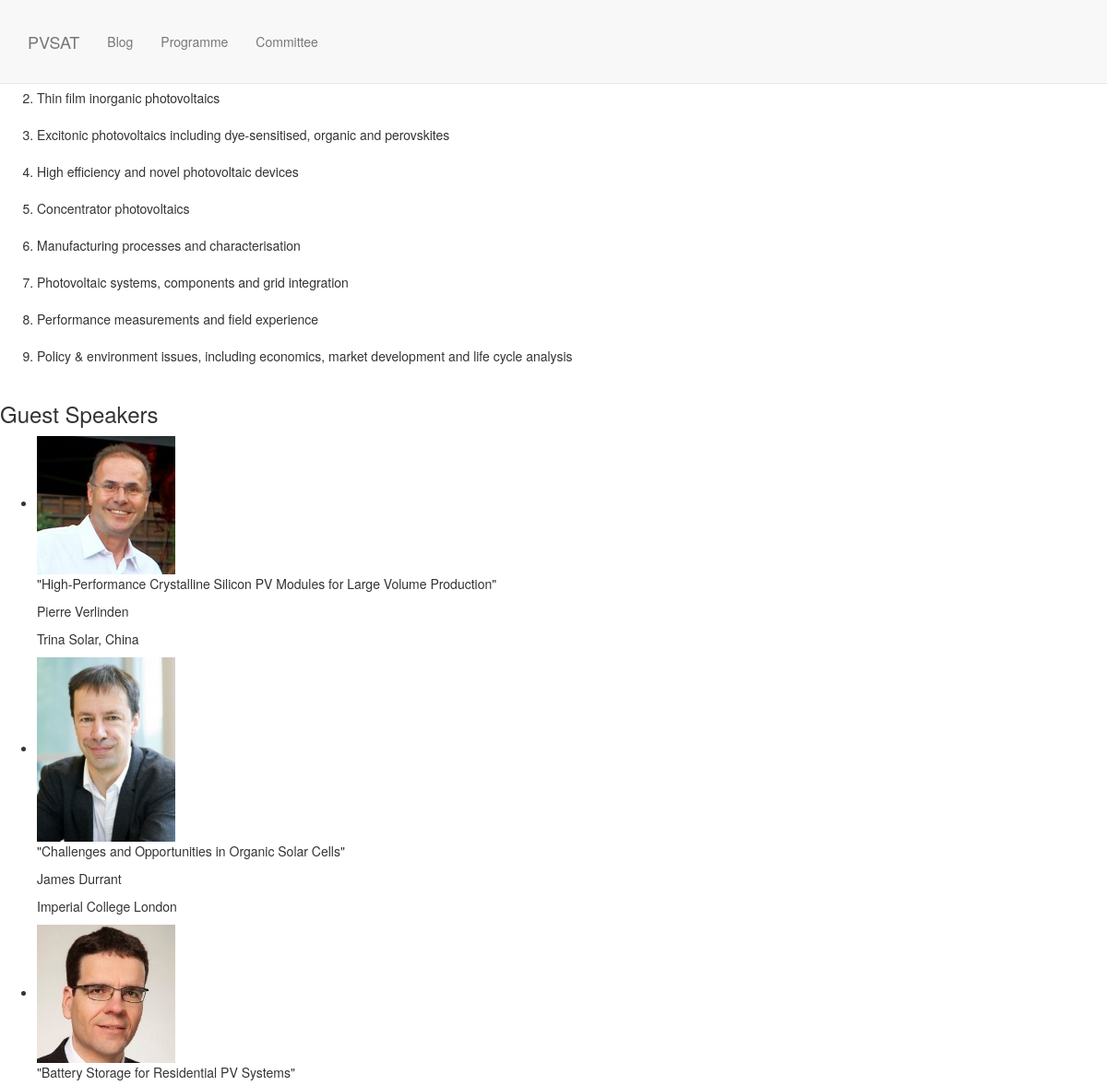
The app's page /programme/ (upper part), older data.
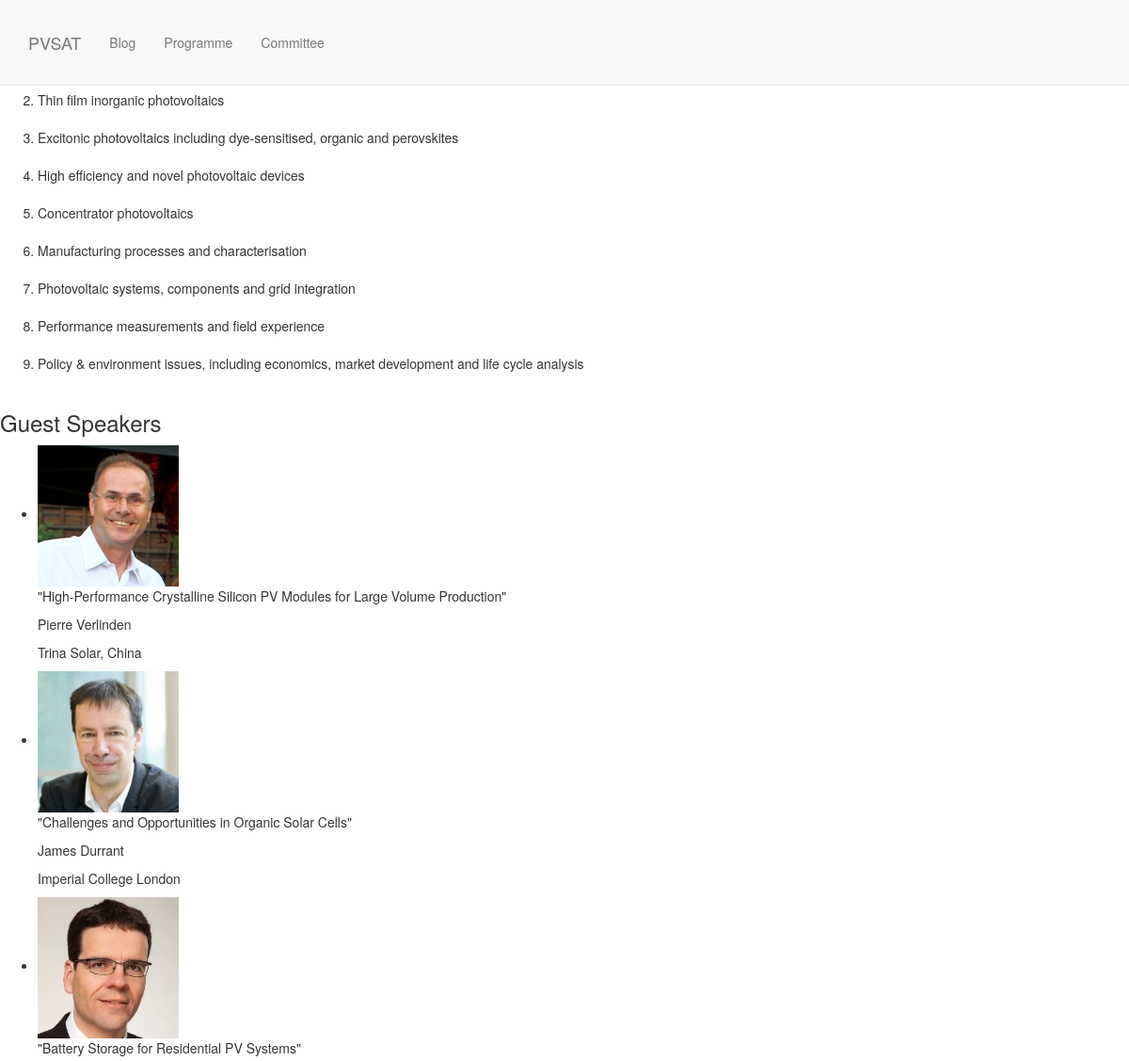
The same page, newer data.
### programme/models.py (models this page shows, shortened)
class Speaker(models.Model):
    forename = models.CharField(max_length=128, unique = True)
    surname = models.CharField(max_length=128, unique = True)
    affiliation = models.CharField(max_length=128)
    title = models.CharField(max_length=128, blank=True)
    pic = ImageField(upload_to='logo_images', blank=True)
    url = models.URLField(blank=True)
    linkedin = models.URLField(blank=True)
    twitter = models.URLField(blank=True)

### programme/views.py (the view)
# urls.py: url(r'^programme/', include('programme.urls')),
def programme(request):
    speakers = Speaker.objects.all()
    themes = Theme.objects.all()
    programme_dict = {'speakers': speakers,
                      'themes': themes}
    return render(request, 'programme.html', programme_dict)

### programme/templates/programme.html
{% extends "base.html" %}
{% block content %}
    <section id="themes">
        <h3>Conference Themes</h3>
        <ol>
            {% for theme in themes %}
            <li>{{theme.title}}</li>
            <br />
            {% endfor %}
        </ol>
    </section>
    <section id="guest-speakers">
        <h3>Guest Speakers</h3>
        <ul>
            {% for speaker in speakers %}
            <li>
                <img src="/media/{{speaker.pic}}" name="{{speaker.forename}} {{speaker.surname}}">
                <p>"{{speaker.title}}"
                <p>{{speaker.forename}} {{speaker.surname}}</p>
                <p>{{speaker.affiliation}}</p>
            </li>
            {% endfor %}
        </ul>
    </section>
{% endblock %}

Row changes from the older to the newer data that the page shows:
changed Speaker "Challenges and Opportunities in Organic Solar Cells": pic: a different picture
